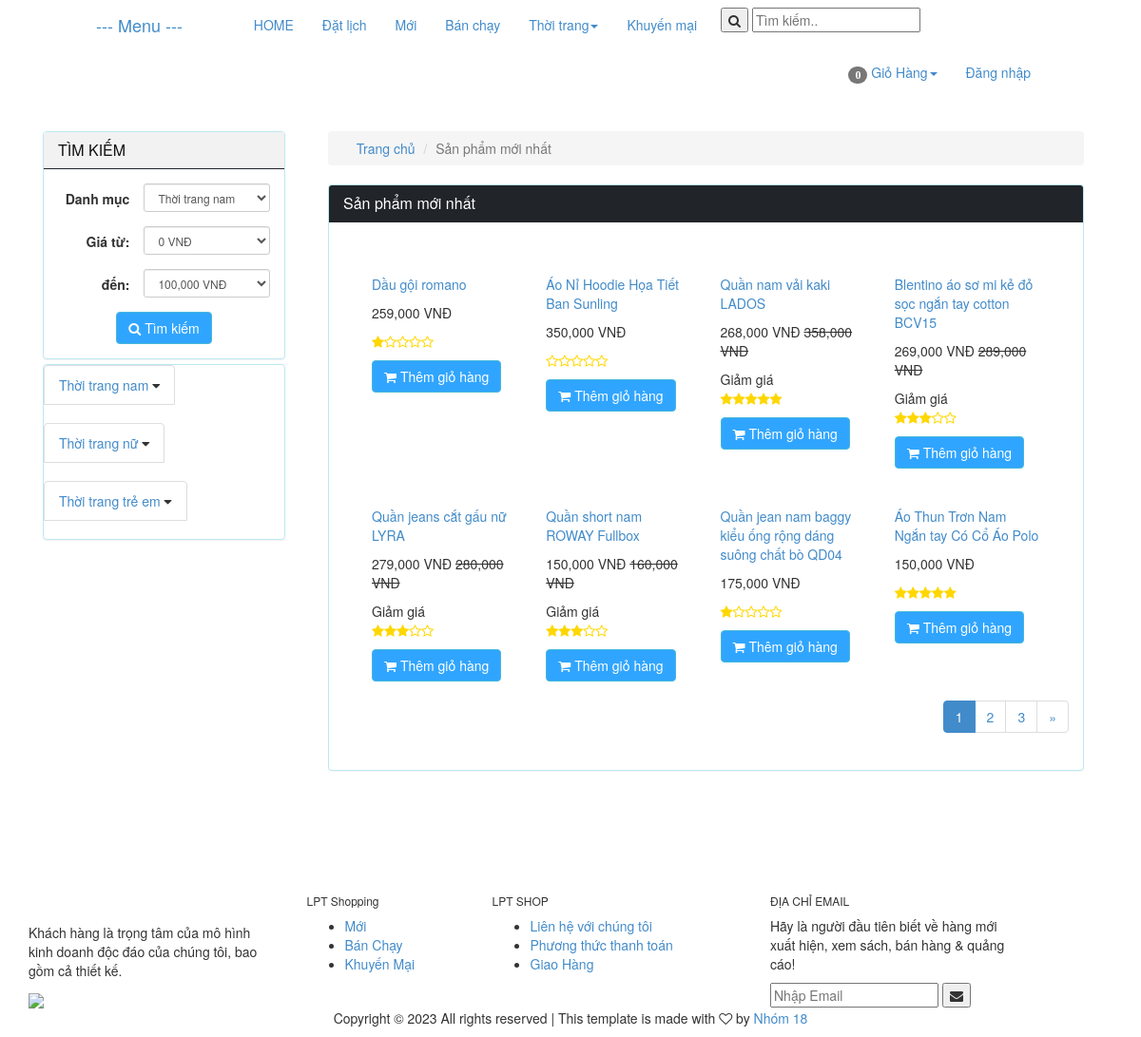
The app's page /index.php/product/news with its own data.
### tables this page shows
CREATE TABLE `catalog` (
  `id` int(11) NOT NULL,
  `name` varchar(100) NOT NULL,
  `description` varchar(255) DEFAULT NULL,
  `parent_id` int(11) NOT NULL,
  `sort_order` tinyint(4) NOT NULL,
  `created` datetime NOT NULL
);

CREATE TABLE `product` (
  `id` int(255) NOT NULL,
  `catalog_id` int(11) NOT NULL,
  `name` varchar(255) NOT NULL,
  `content` text NOT NULL,
  `price` decimal(15,2) NOT NULL DEFAULT 0.00,
  `discount` int(11) DEFAULT 0,
  `image_link` varchar(100) NOT NULL,
  `image_list` text NOT NULL,
  `view` int(11) NOT NULL DEFAULT 0,
  `buyed` int(255) NOT NULL,
  `rate_total` int(255) NOT NULL DEFAULT 4,
  `rate_count` int(255) NOT NULL DEFAULT 1,
  `created` int(11) NOT NULL
);

### application/controllers/Product.php (called while the page is built, shortened)
<?php
class Product extends MY_Controller {
    public function __construct() {
        parent::__construct();
        $this->load->model('product_model');
        $this->load->model('catalog_model');
        $this->load->model('comment_model');
        $this->load->model('user_model');
        $this->load->model('sizedetail_model');
        $this->load->model('size_model');
        $this->load->model('order_model');
        $this->load->library('form_validation');
        $this->load->helper('form');
        $this->load->library('upload');
        $this->load->library('upload_library');
    }
    public function news() {
        $input = array();
        $input['order'] = array('id', 'DESC');
        $this->load->library('pagination');
        $base_url = base_url('product/news');
        $total = 20;
        $per = 8;
        $uri = 3;
        $config = pagination($base_url, $total, $per, $uri);
        $segment = $this->uri->segment(3);
        $segment = intval($segment);
        $input['limit'] = array($config['per_page'], $segment);
        $product_list = $this->product_model->get_list($input);
        $this->data['product_list'] = $product_list;
        $this->data['temp'] = 'site/product/new';
        $this->load->view('site/layoutsub', $this->data);
    }
}

### index.php (called while the page is built, shortened)
<?php
require_once BASEPATH.'core/CodeIgniter.php';

### application/core/MY_Controller.php (called while the page is built, shortened)
<?php
class MY_Controller extends CI_Controller {
	function __construct()
	{
		$controller = $this->uri->segment(1);
		switch ($controller) {
			default:
				$input = array();
				$input['where'] = array('parent_id' => '1');
				$input['order'] = array('sort_order', 'ASC');
				$catalog = $this->catalog_model->get_list($input);
				break;
		}
	}
}

### application/core/MY_Model.php (called while the page is built, shortened)
<?php if ( ! defined('BASEPATH')) exit('No direct script access allowed');
class MY_Model extends CI_Model {
    var $table = '';
    var $key = 'id';
    var $order = '';
    function query2($sql){
        $rows = $this->db->query($sql);
        return $rows->row();
    }
    function get_list($input = array())
    {
        $query = $this->db->get($this->table);
        return $query->result();
    }
    protected function get_list_set_input($input = array())
    {
        if ((isset($input['where'])) && $input['where'])
        {
            $this->db->where($input['where']);
        }
        if (isset($input['order'][0]) && isset($input['order'][1]))
        {
            $this->db->order_by($input['order'][0], $input['order'][1]);
        }
        else
        {
            $order = ($this->order == '') ? array($this->table.'.'.$this->key, 'desc') : $this->order;
            $this->db->order_by($order[0], $order[1]);
        }
        if (isset($input['limit'][0]) && isset($input['limit'][1]))
        {
            $this->db->limit($input['limit'][0], $input['limit'][1]);
        }
    }
}
?>

### application/views/site/product/new.php (the view, shortened to what this page needs)
<div class="col-xs-12 col-sm-9 col-md-9 col-lg-9 clearpaddingr">
    <div class="col-xs-12 col-sm-12 col-md-12 col-lg-12 clearpadding">
        <ol class="breadcrumb">
            <li><a href="<?php echo base_url(); ?>"><span class="glyphicon glyphicon-home" aria-hidden="true"></span> Trang chủ</a></li>
            <li class="active">Sản phẩm mới nhất</li>
        </ol>
        <div class="panel panel-info">
            <div class="panel-heading">
                <h3 class="panel-title">Sản phẩm mới nhất</h3>
            </div>
            <div class="panel-body">
                <div class="col-xs-12 col-sm-12 col-md-12 col-lg-12 clearpadding">
                    <?php
                    foreach ($product_list as $value) {
                        $name = covert_vi_to_en($value->name);
                        $name = strtolower($name);
                        ?>
                        <div class="col-xs-12 col-sm-6 col-md-3 col-lg-3 re-padding" style="margin-top: 20px">
                            <div class="product_item">
                                <div class="product-image">
                                </div>
                                <p class="product_name" ><a href="<?php echo base_url($name . '-p' . $value->id); ?>" ><?php echo $value->name; ?></a></p>
                                <?php
                                if ($value->discount > 0) {
                                    $new_price = $value->price - $value->discount;
                                    ?>
                                    <p><span class='price text-right'><?php echo number_format($new_price); ?> VNĐ</span> <del class="product-discount"><?php echo number_format($value->price); ?> VNĐ</del></p>
                                <?php } else { ?>
                                    <p><span class='price text-right'><?php echo number_format($value->price); ?> VNĐ</span></p>
                                <?php } ?>
                                <?php
                                if ($value->discount != 0)
                                    echo '<span class="label_pro">Giảm giá</span>';
                                ?>
                                <p>
                                    <?php $raty_tb = round($value->rate_total / $value->rate_count); ?>
                                    <?php
                                    $i2 = 1;
                                    for ($i2; $i2 <= $raty_tb; $i2++) {
                                        echo '<i class="fa fa-star" style="color:gold"></i>';
                                    }
                                    $i3 = 1;
                                    for ($i3; $i3 <= (5 - $raty_tb); $i3++) {
                                        echo '<i class="fa fa-star-o" style="color: gold"></i>';
                                    }
                                    ?>
                                </p>
                                <?php
                                $query_count = 'SELECT SUM(quantity) As totalproduct FROM sizedetail WHERE product_id = ' . $value->id;
                                $result = $this->sizedetail_model->query2($query_count);
                                $sl = $result->totalproduct;
                                if ($sl > 0) {
                                    ?>
                                    <a href="<?php echo base_url('cart/add/' . $value->id); ?>"><button class='btn btn-info'><span class="fa fa-shopping-cart" aria-hidden="true"></span> Thêm giỏ hàng</button></a>
                                <?php } else { ?>
                                    <a style="pointer-events: none;"><button style="pointer-events: none;background-color: #333;border: none " class='btn btn-info'>Hết hàng</button></a>
                                <?php } ?>
                            </div>
                        </div>
                    <?php } ?>
                </div>
                <?php echo $this->pagination->create_links(); ?>
            </div>
        </div>
    </div>
</div>

### application/views/site/sidebar.php (shortened to what this page needs)
<?php
$catalog_id = isset($catalog_id) ? $catalog_id : NULL;
$price_from = isset($price_from) ? $price_from : NULL;
$price_to = isset($price_to) ? $price_to : NULL;
?>
<div class="col-xs-12 col-sm-3 col-md-3 col-lg-3 clearpaddingl">
    <div class="panel panel-info" style="margin-bottom: 5px;">
        <div class="panel-heading" style="background-color: #f2f2f2;color: #111">
            <h3 class="panel-title">TÌM KIẾM</h3>
        </div>
        <div class="panel-body">
            <form class="form-horizontal text-center" method="post" action="<?php echo base_url('product/search'); ?>">
                <div class="form-group form-group-sm">
                    <label class="col-sm-5 clearpaddingl control-label" for="formGroupInputSmall">Danh mục</label>
                    <div class="col-sm-7" style="padding-left: 0px">
                        <select class="form-control" name="catalog_id">
                            <?php foreach ($catalog as $value) { ?>
                                <option value="<?php echo $value->id; ?>" style='font-weight: bold' <?php if ($value->id == $catalog_id) echo 'selected'; ?>><?php echo $value->name; ?></option>
                    <?php } ?>
                    </select>
                </div>
        </div>
        <div class="form-group form-group-sm">
            <label class="col-sm-5 control-label" for="formGroupInputSmall">Giá từ:</label>
            <div class="col-sm-7" style="padding-left: 0px">
                <select class="form-control" name="price_from">
                    <?php for ($i = 0; $i < 1400000; $i = $i + 100000) { ?>
                        <option value="<?php echo $i ?>" <?php if ($i == $price_from) echo 'selected'; ?>><?php echo number_format($i); ?> VNĐ</option>
                    <?php } ?>
                </select>
            </div>
        </div>
        <div class="form-group form-group-sm">
            <label class="col-sm-5 control-label" for="formGroupInputSmall">đến:</label>
            <div class="col-sm-7" style="padding-left: 0px">
                <select class="form-control" name="price_to">
                    <?php for ($i = 100000; $i < 1500000; $i = $i + 100000) { ?>
                        <option value="<?php echo $i ?>" <?php if ($i == $price_to) echo 'selected'; ?>><?php echo number_format($i); ?> VNĐ</option>
                    <?php } ?>
                </select>
            </div>
        </div>
                <button class="btn btn-info" type="submit" name='submit'><i class="fa fa-search"></i> Tìm kiếm</button>
        </form>
    </div>
</div>
<div class="panel panel-info">
    <div class="panel-body" style="padding:0px">
        <div class="list-group">
            <?php
            foreach ($catalog as $value) {
                $name = covert_vi_to_en($value->name);
                $name = strtolower($name);
                ?>
                <div class="list-group">
                    <button class="list-group-item dropdown-btn">
                        <a href="<?php echo base_url($name . '-c' . $value->id); ?>" class=""><?php echo $value->name; ?></a>
                        <i class="fa fa-caret-down" ></i>
                    </button>
                </div>
            <?php } ?>
        </div>
    </div>
</div>
</div>

### records on screen
catalog: name "Thời trang nam"
catalog: name "Thời trang nữ"
catalog: name "Thời trang trẻ em"
product: name "Dầu gội romano", price "259,000"
product: name "Áo Nỉ Hoodie Họa Tiết Ban Sunling", price "350,000", rate_total 5 (drawn)
product: name "Quần nam vải kaki LADOS", new_price "268,000", price "358,000", shows "Giảm giá", rate_total 5 (drawn)
product: name "Blentino áo sơ mi kẻ đỏ sọc ngắn tay cotton BCV15", new_price "269,000", price "289,000", shows "Giảm giá", rate_count 2 (drawn)
product: name "Quần jeans cắt gấu nữ LYRA", new_price "279,000", price "280,000", shows "Giảm giá", rate_count 2 (drawn)
product: name "Quần short nam ROWAY Fullbox", new_price "150,000", price "160,000", shows "Giảm giá", rate_count 2 (drawn)
product: name "Quần jean nam baggy kiểu ống rộng dáng suông chất bò QD04", price "175,000"
product: name "Áo Thun Trơn Nam Ngắn tay Có Cổ Áo Polo", price "150,000", rate_total 5 (drawn)

### other values on screen
$total_items "0"
$this->pagination->create_links() "1 2 3 »"
form field catalog_id "Thời trang nam"
form field price_from "0 VNĐ"
form field price_to "100,000 VNĐ"
